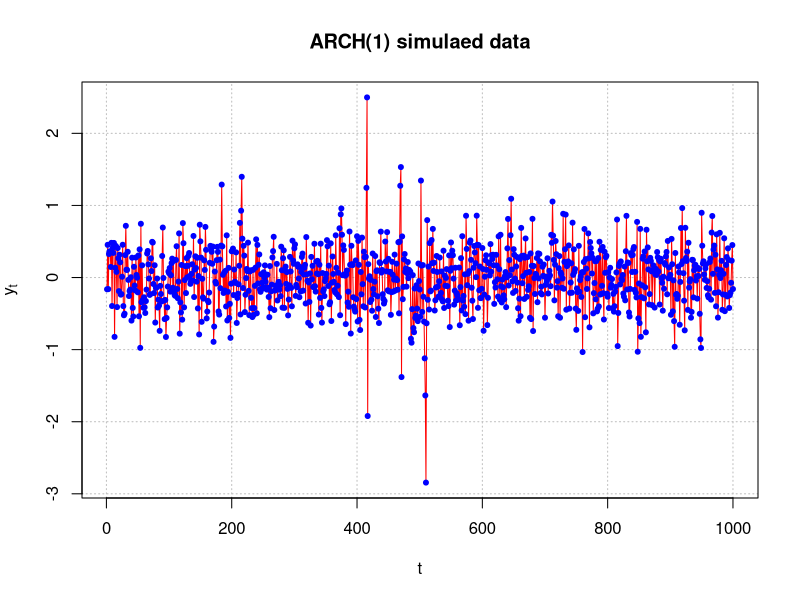
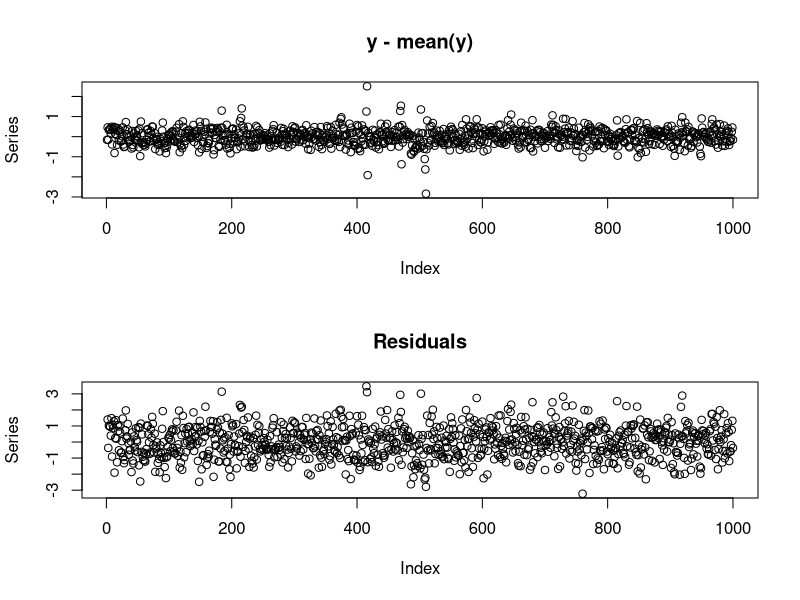
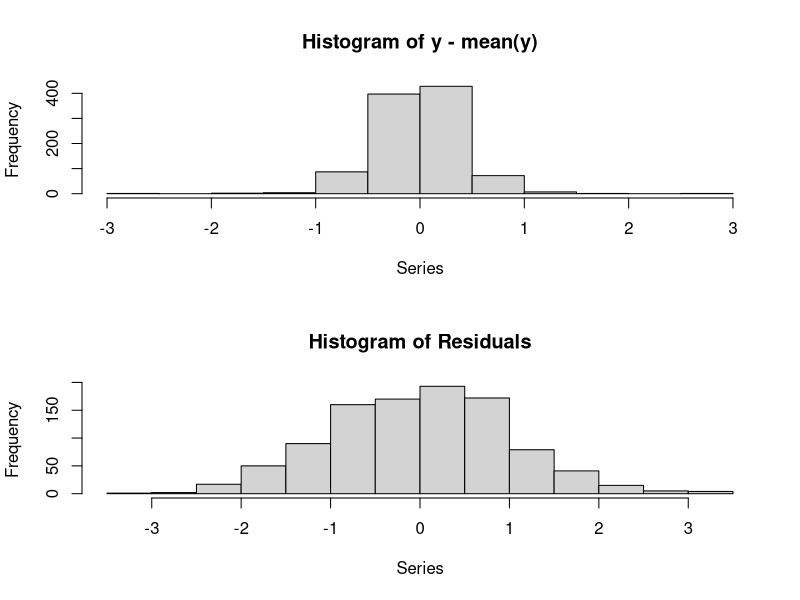
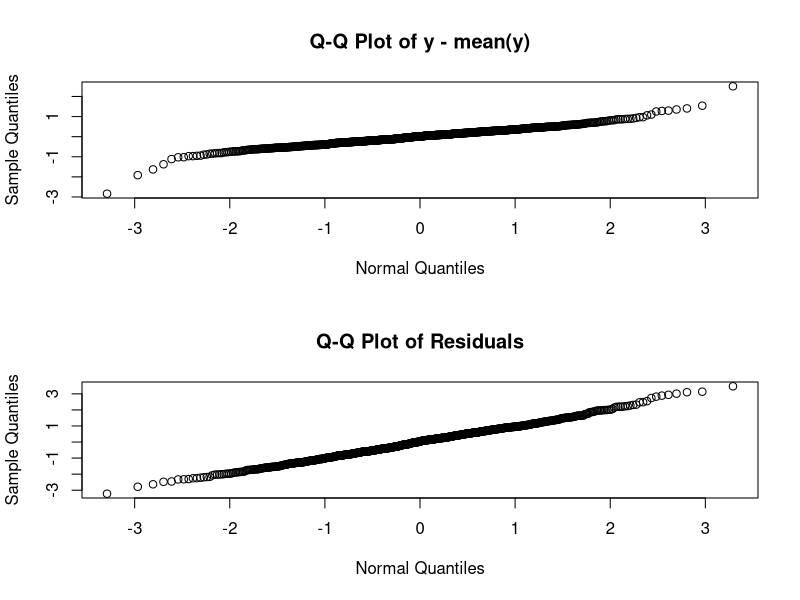
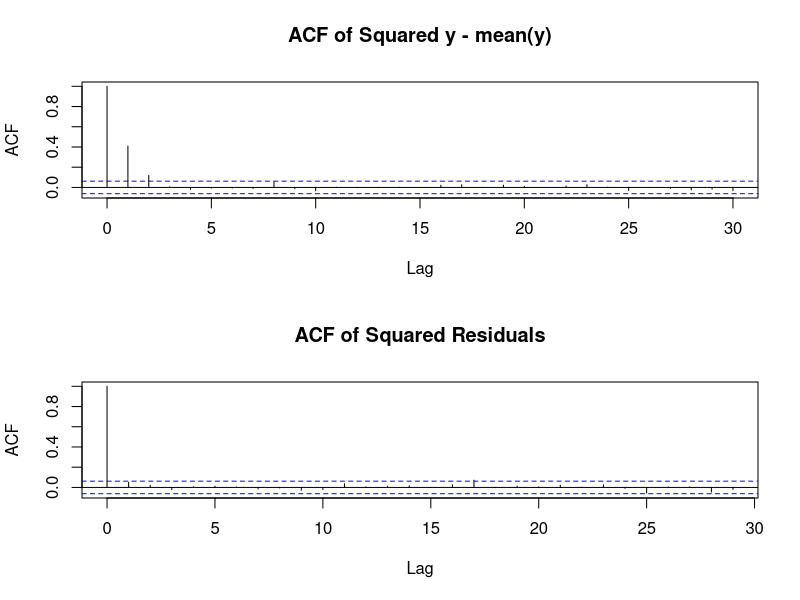
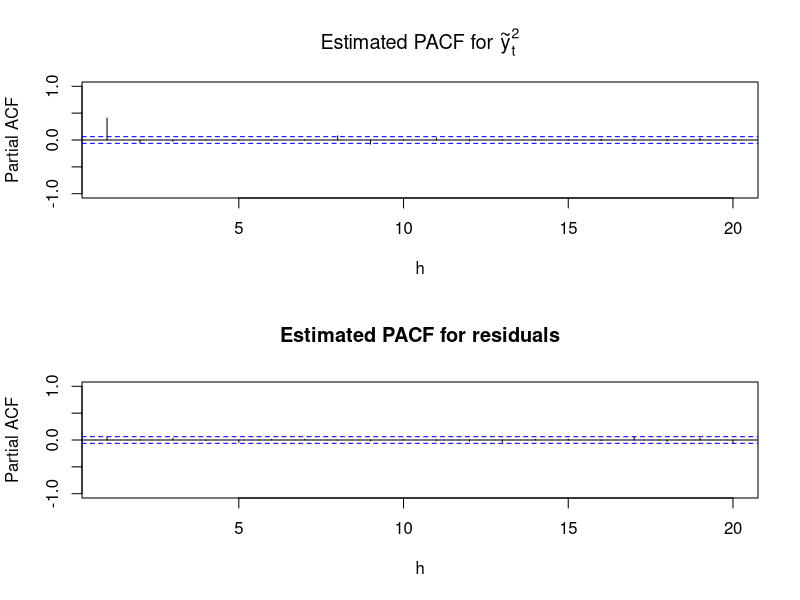
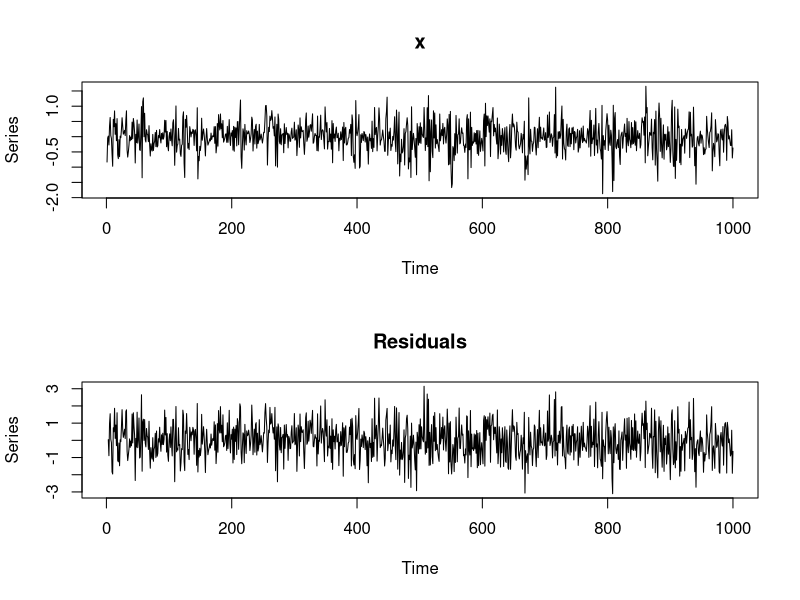
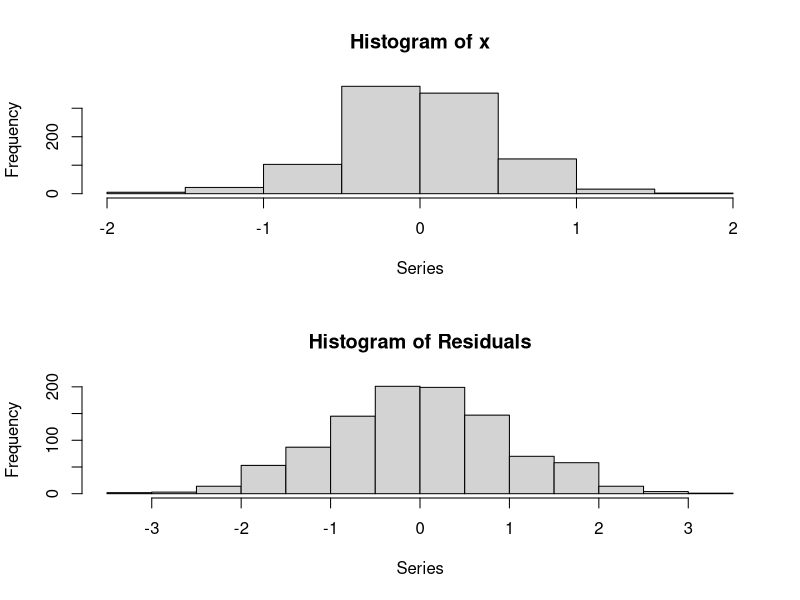

The R script that drew these images, in order:
############################################################################
# NAME:  Chris Bilder                                                      #
# DATE:  11-24-02, 1-15-07                                                 #
# UPDATE:                                                                  #
# PURPOSE: ARCH example from garch function documentation                  #
#                                                                          #
# NOTES:                                                                   #
#                                                                          #
############################################################################

############################################################################
# Simulate data 

  library(tseries)
  set.seed(1532)
  n<-1100
  a<-c(0.1, 0.4)  #ARCH(1) coefficients - alpha0 and alpha1
  e<-rnorm(n = n, mean = 0, sd = 1)  
  y<-numeric(n)   #intializes a vector of x's to be n long
  y[1]<-rnorm(n =1, mean = 0, sd = sqrt(a[1]/(1.0-a[2]))) #start value

  for(i in 2:n)     #Simulate ARCH(1) process
   {
    y[i]<-e[i]*sqrt(a[1]+a[2]*y[i-1]^2)
   }
  y<-y[101:1100]    #Drop the first 100 and just call it y again


  win.graph(width = 8, height = 6, pointsize = 10)  
  plot(x = y, ylab = expression(y[t]), xlab = "t", type = "l", col = "red",  
       main = "ARCH(1) simulaed data", panel.first=grid(col = "gray", lty = "dotted"))
  points(x = y, pch = 20, col = "blue")
  


##################################################################
# Fit model and examine diagnostics 

  mean(y)
  mod.fit<-garch(x = y - mean(y), order = c(0,1)) #Fit ARCH(1) 
  summary(mod.fit)                      #Summarizes fit
  names(mod.fit)
  mod.fit$coef
  plot(mod.fit)                         #Various plots


  #Also can get the same test as in summary() this way
  Box.test(x = mod.fit$residuals^2, type = "Ljung-Box", lag = 1)

  #Would have done at the beginning 
  Box.test(x = y^2, type = "Ljung-Box", lag = 1)
  Box.test(x = y^2, type = "Ljung-Box", lag = 20)

  #PACF of y^2 and residuals
  par(mfrow = c(2,1))
  pacf(x = y^2, lag.max = 20, ylim = c(-1,1), xlim = c(1,20), xlab = "h", main = expression(paste("Estimated PACF for ", tilde(y)[t]^2)))
  #First residual is NA due to model being fit
  pacf(x = mod.fit$residuals[2:1000], lag.max = 20, ylim = c(-1,1), xlim = c(1,20), xlab = "h", main = "Estimated PACF for residuals")
  par(mfrow = c(1,1))

##################################################################
# Predicted values and residuals 

  #Show predicted sigma_t
  predict(object = mod.fit)[1:10]  #The [1:10] says to just show the first 10
  mod.fit$fitted.values[1:10]
 
  #For example: sigma_t=2 is
  sqrt(0.099410+0.352664*( -0.1629078-mean(y))^2)
  #y[1] = -0.1629078


  #Show residuals
  residuals(mod.fit)[1:10]
  mod.fit$residuals[1:10]
  (y[1:10]-mean(y))/predict(mod.fit)[1:10]
   
  


##################################################################
#Example in documentation for ARCH(2)
  n <- 1100
  a <- c(0.1, 0.5, 0.2)  # ARCH(2) coefficients
  e <- rnorm(n)  
  x <- double(n) #intializes a vector of x's to be n long
  x[1:2] <- rnorm(2, sd = a[1]/(1.0-a[2]-a[3])) #start values
  for(i in 3:n)  # Generate ARCH(2) process
   {
    x[i] <- e[i]*sqrt(a[1]+a[2]*x[i-1]^2+a[3]*x[i-2]^2)
   }
  x <- ts(x[101:1100])
  x.arch <- garch(x, order = c(0,2))  # Fit ARCH(2) 
  summary(x.arch)                     # Diagnostic tests
  plot(x.arch)       
